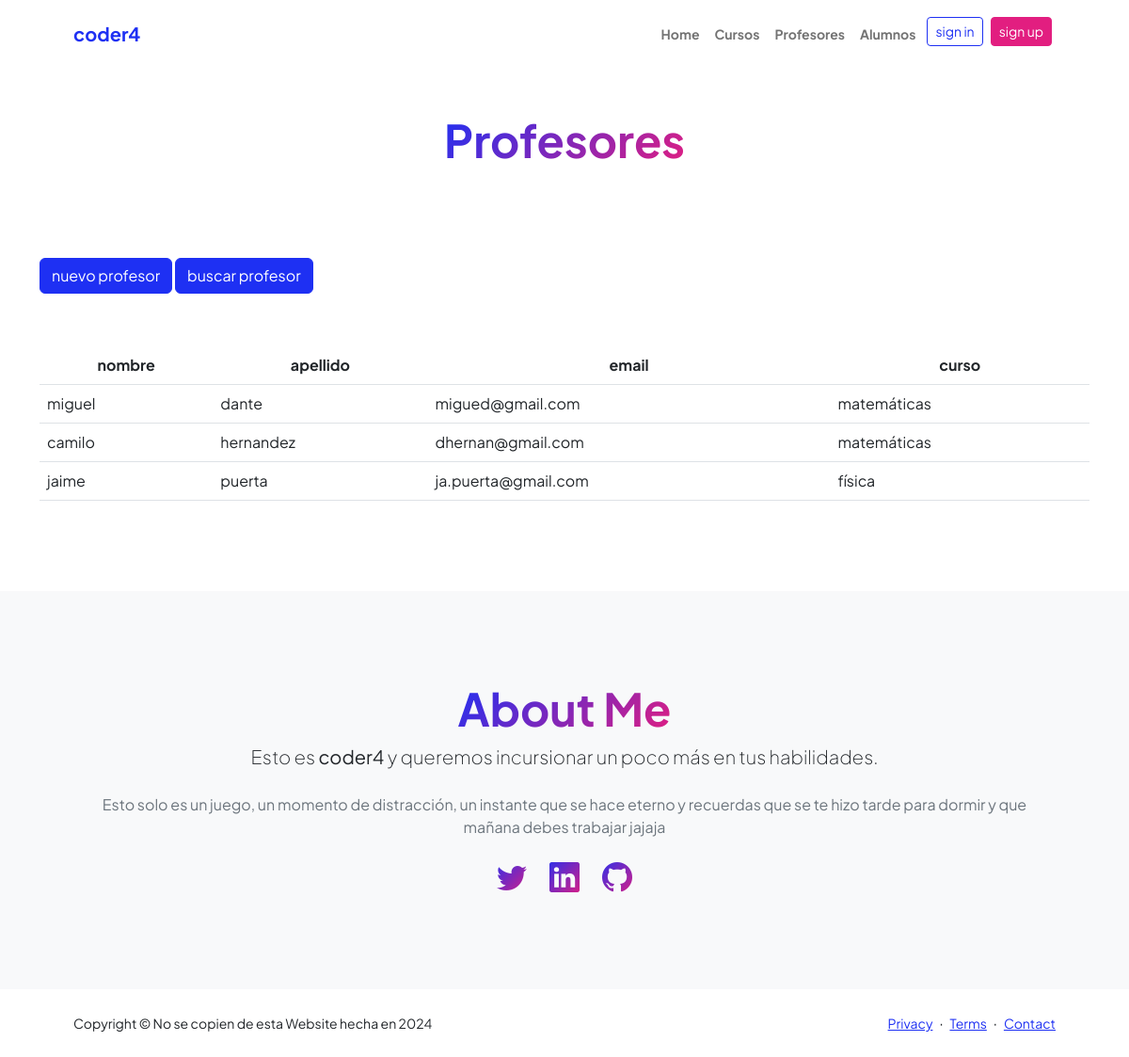
Screenshot of /AppCoderH/ver_profesores with the database file from the repository.
### AppCoderH/models.py (models this page shows, shortened)
class Profesor(models.Model):
    nombre = models.CharField(max_length=40)
    apellido = models.CharField(max_length=40)
    dni = models.IntegerField()
    celular = models.CharField(max_length=15)
    email = models.EmailField()
    curso = models.CharField(max_length=40)

### AppCoderH/views.py (the view)
# urls.py: path("ver_profesores", views.ver_profesores, name="profesores"),
def ver_profesores(request):
    profesores = Profesor.objects.all()
    avatares = Avatar.objects.filter(user=request.user.id)
    return render(request , "ver_profesores.html", {"profesores": profesores, "url":avatares[0].imagen.url if avatares.exists () else None})

### AppCoderH/templates/ver_profesores.html (shortened to what this page needs)
{% extends 'padre.html' %}
{% load static %}
{% block contenido %}
    <main>
        <section>
            <div class="container px-5 my-5">
                <div class="text-center mb-5">
                    <h1 class="display-5 fw-bolder mb-0"><span class="text-gradient d-inline">Profesores</span></h1>
                </div>
            </div>
        </section>
        <section class="container">
            <a href="formulario_profesores" class="btn btn-primary">nuevo profesor</a>
            <a href="buscar_profesor" class="btn btn-primary">buscar profesor</a>
            <div><br><br></div>
            <div class="table-responsive py-2">
                <table class="table">
                    <thead class="text-center">
                        <tr>
                            <th>nombre</th>
                            <th>apellido</th>
                            <th>email</th>
                            <th>curso</th>
                        </tr>
                    </thead>
                    <tbody>
                        {% for n in profesores %}
                        <tr>
                            <td>{{n.nombre}}</td>
                            <td>{{n.apellido}}</td>
                            <td>{{n.email}}</td>
                            <td>{{n.curso}}</td>
                        </tr>
                        {% endfor %}
                    </tbody>
                </table>
            </div>
        </section>
    </main>
{% endblock %}

### rows the page displays
Profesor: nombre "miguel", apellido "dante", email "migued@gmail.com", curso "matemáticas"
Profesor: nombre "camilo", apellido "hernandez", email "dhernan@gmail.com", curso "matemáticas"
Profesor: nombre "jaime", apellido "puerta", email "ja.puerta@gmail.com", curso "física"
